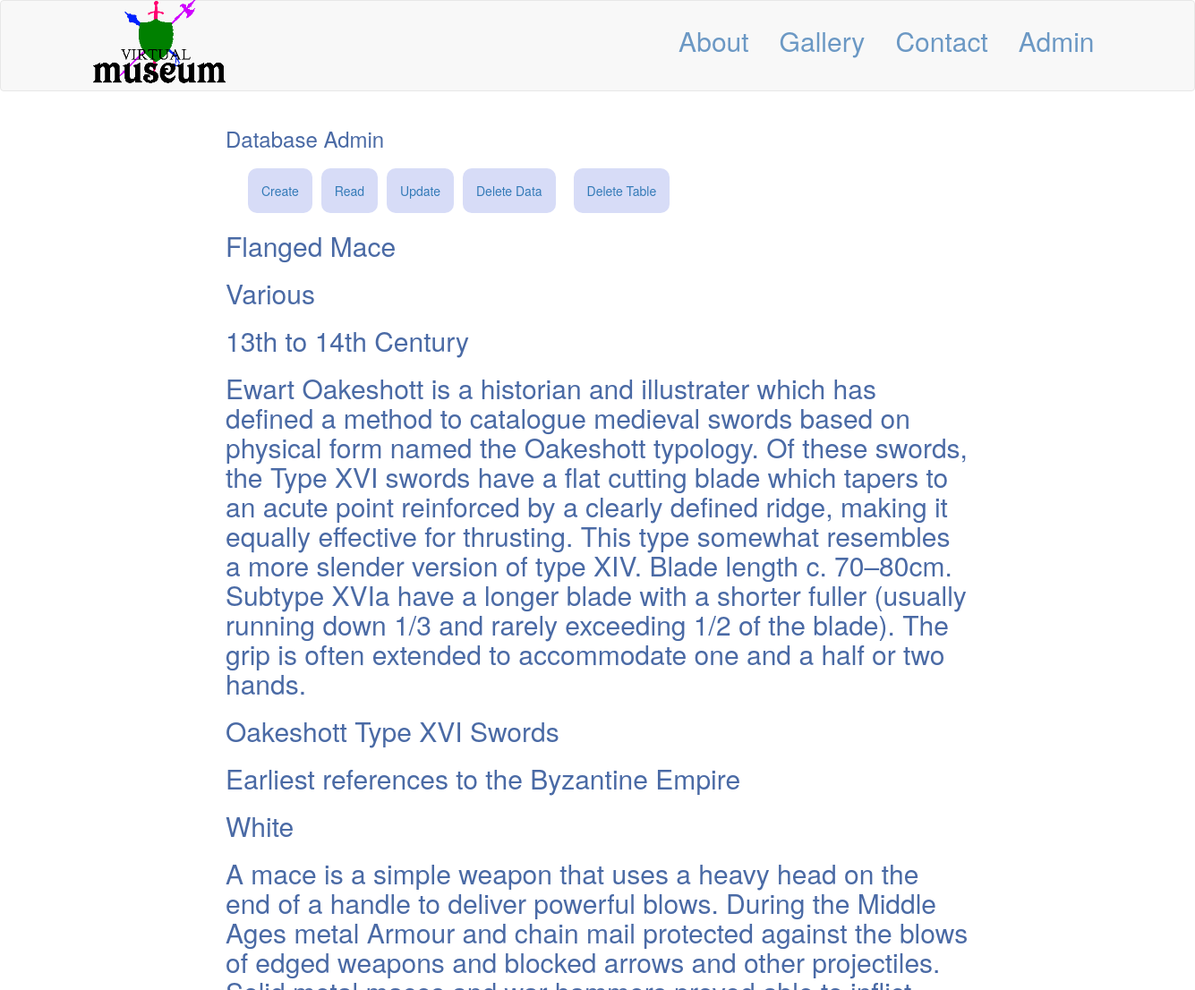
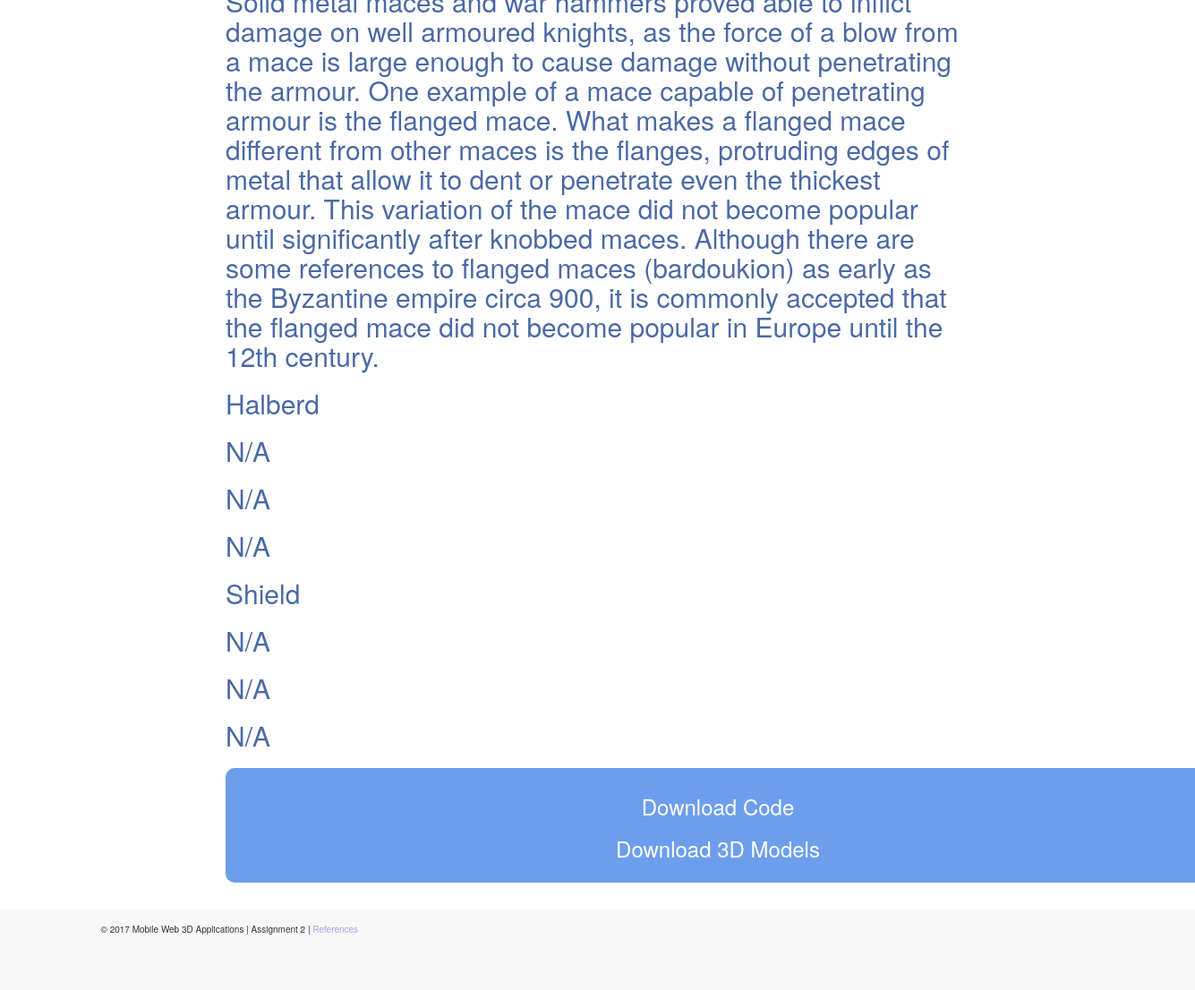
/index.php/dbGetData, run on the app's committed database (2 pictures, top to bottom).
### tables this page shows
CREATE TABLE Weapons(Id INTEGER NOT_NULL AUTO_INCREMENT PRIMARY KEY, Name TEXT, Origin TEXT, Date TEXT, Description TEXT);

### application/view/load.php (called while the page is built, shortened)
<?php
class Load {
	function view( $file_name, $data = null)
	{
		include $file_name. '.php';
	}
}
?>

### application/controller/controller.php (called while the page is built, shortened)
<?php
class Controller{
	public $load;
	public $model;
	function __construct($pageURI)
	{
		$this->load = new Load();
		$this->model = new Model();
		$this->$pageURI();
	}
	function dbGetData()
	{
		$data = $this->model->dbGetData();
		$this->load->view('admin', $data);
	}
}
?>

### application/mvc.php (called while the page is built)
<?php
require 'view/load.php';
require 'model/model.php';
require 'controller/controller.php';
$pageURI =$_SERVER['REQUEST_URI'];
$pageURI =substr($pageURI,strrpos($pageURI,'index.php')+10);
	if (!$pageURI)
		new Controller('home');
	else
		new Controller($pageURI);
?>

### index.php (called while the page is built, shortened)
<?php
require 'application/mvc.php';
?>

### application/model/model.php (called while the page is built, shortened)
<?php
class Model {
	public $dbhandle;
	public function __construct(){
		try {
			$this->dbhandle = new PDO('sqlite:./db/database.db','user','password',array(
			PDO::ATTR_ERRMODE => PDO::ERRMODE_EXCEPTION,
			PDO::ATTR_EMULATE_PREPARES => false,));
		}
		catch (PDOEXception $e){
			print new Exception($e->getMessage());
		}
	}
	public function dbGetData(){
		try {
			$sql = 'SELECT * FROM Weapons';
			$stmt = $this->dbhandle->query($sql);
			$result = null;
			$i = 0;
			while ($data = $stmt->fetch()){
				$result[$i]['name'] = $data['Name'];
				$result[$i]['origin'] = $data['Origin'];
				$result[$i]['date'] = $data['Date'];
				$result[$i]['description'] = $data['Description'];
				$i++;
			}
		} catch (PDOEXception $e) {
			print new Exception($e->getMessage());
		}
		$this->dbhandle = NULL;
		return $result;
	}
}
?>

### application/view/admin.php (the view, shortened to what this page needs)
<!DOCTYPE html>
<html lang ="en">
<head>
	<link href="../css/bootstrap.min.css" rel="stylesheet">
	<link href="../css/custom.css" rel="stylesheet">
	<link rel='stylesheet' type='text/css' href='../css/x3dom.css'></link>
</head>
<body id="homeBody">
	<div id="header" class="navbar navbar-default" role="navigation">
		<div class="container">
			<div class="logo">
				<a class="navbar-brand" href="../index.php">
					<img src="../assets/images/logoPH.png"></img>
				</a>
			</div>
			<div class="navbar-collapse colapse">
				<ul class="nav navbar-nav navbar-right">
					<li><a href="#">About</a></li>
					<li><a href="../index.php/gallery">Gallery</a></li>
					<li><a href="mailto:virtualhmuseum@gmail.com?Subject=Enquiry">Contact</a><li>
					<li><a href="#" class="active">Admin</a></li>
				</ul>
			</div>
		</div>
		</div>
	<div id="mainBody">
		<div class = "row" id="adminBtns">
			<h3> Database Admin</h3>
			<div class="navbar-collapse colapse">
				<ul class="nav navbar-nav ">
					<li><a href="../index.php/dbBuildTable">Create</a></li>
					<li><a href="../index.php/dbGetData">Read</a></li>
					<li><a href="../index.php/dbInsertData">Update</a></li>
					<li><a href="../index.php/dbDeleteData">Delete Data</a><li>
					<li><a href="../index.php/dbDeleteTable">Delete Table</a><li>
				</ul>
			</div>
		</div>
		<div class = "row">
			<div id="adminRead">
			<p>
				<?php
				if (is_array($data)){
					 for ($i=0; $i <count ($data); $i++) { ?>
				<tr>
					<td width="300" align="center"> <h2><?php echo $data[$i]['name'] ;?> </h2></td>
					<td width="300" align="center"> <h2><?php echo $data[$i]['origin']; ?> </h2></td>
					<td width="300" align="center"> <h2><?php echo $data[$i]['date'] ;?> </h2></td>
					<td width="300" align="center"> <h2><?php echo $data[$i]['description']; ?> </h2></td>
				</tr>
				<?php } } else {
					echo $data ;
				}
				?></p>
			</div>
		</div>
		<div class = "row">
			<div id="downloadLinks">
				<h3> <a href="./assets/part_2.zip" download> Download Code</a></h3>
				<h3> <a href ="./assets/models/models.zip" download> Download 3D Models</a></h3>
			</div>
		</div>
	</div>
	<div class = "footer" id="footer">
		<div class="container">
			<div class="navbar-text navbar-left">
				<p> &copy 2017 Mobile Web 3D Applications |
				Assignment 2 |
				<a href="../index.php/references">References</a>
				</p>
			</div>
		</div>
	</div>
</body>
</html>

### css/custom.css (style rules this page uses)
@media only screen and (min-width : 320px) { #mainBody { margin:auto; width: 70%; padding-right:5px; } }
@media only screen and (min-width : 320px) { h1, h2, h3, h4, h5, h6 { color: #4a6aa5; } }
@media only screen and (min-width : 320px) { #adminBtns li { background-color: #d7dcf7; border-radius:10px; margin-top:10px; margin-left:10px; } }
@media only screen and (min-width : 320px) { #downloadLinks { width:200px; margin-top: 5px; padding: 10px 10px 10px 10px; background-color:#6d9eed; text-align: center; vertical-align: middle; position: relative; border-radius:10px; } }
@media only screen and (min-width : 320px) { #adminRead { margin-top:10px; margin-bottom:10px; } }
@media only screen and (min-width : 320px) { #downloadLinks h3 a { color: white; } }
@media only screen and (min-width : 320px) { .navbar .container { min-height: 60px; } }
@media only screen and (min-width : 320px) { .navbar-default .navbar-brand img { margin-top:-10px; height: 40px; width:auto; } }
@media only screen and (min-width : 320px) { .navbar-default { background-color:#f8f8f8; } }
@media only screen and (min-width : 320px) { .navbar .nav > li > a { margin-left: 4px; font-size: 14px; } }
@media only screen and (min-width : 320px) { .navbar-default .navbar-nav > li > a { color: #6b98c4; } }
@media only screen and (min-width : 320px) { .footer { margin-top: 30px; background-color:#f8f8f8; height: 90px; } }
@media only screen and (min-width : 320px) { .footer p { font-size: 10px; } }
@media only screen and (min-width : 320px) { .footer a { color: #a7a3e0; } }
@media only screen and (min-width : 768px) { #mainBody { margin:auto; width: 50%; padding-left:5px; padding-right:5px; } }
@media only screen and (min-width : 768px) { #downloadLinks { margin-left:-50px; margin-top: 10px; padding-bottom: 15px; width:500px; } }
@media only screen and (min-width : 768px) { .navbar .container { min-height: 100px; } }
@media only screen and (min-width : 768px) { .navbar-default .navbar-brand img { height: 80px; width:auto; } }
@media only screen and (min-width : 768px) { .navbar .nav > li > a { margin-top:20px; font-size: 30px; } }
@media only screen and (min-width : 1024px) { #downloadLinks { margin-left:0px; } }
@media only screen and (min-width : 1200px) { #mainBody { margin:auto; width: 60%; padding:0px 0px 0px 0px; } }
@media only screen and (min-width : 1200px) { #downloadLinks { margin-top: 10px; padding-bottom: 15px; width:1100px; } }
@media only screen and (min-width : 1200px) { .navbar-default .navbar-brand img { margin-top:-20px; height: 100px; width:auto; } }

### data on the page
weapons: Name "Flanged Mace", Origin "Various", Date "13th to 14th Century", Description "Ewart Oakeshott is a historian and illustrater which has defined a method to catalogue medieval swords based on physical form named the Oakeshott typology. Of these swords, the Type XVI swords have a flat cutting blade which tapers to an acute point reinforced by a clearly defined ridge, making it equally effective for thrusting. This type somewhat resembles a more slender version of type XIV. Blade length c. 70–80cm. Subtype XVIa have a longer blade with a shorter fuller (usually running down 1/3 and rarely exceeding 1/2 of the blade). The grip is often extended to accommodate one and a half or two hands.", Name "Oakeshott Type XVI Swords", Origin "Earliest references to the Byzantine Empire", Date "White", Description "A mace is a simple weapon that uses a heavy head on the end of a handle to deliver powerful blows. During the Middle Ages metal Armour and chain mail protected against the blows of edged weapons and blocked arrows and other projectiles. Solid metal maces and war hammers proved able to inflict damage on well armoured knights, as the force of a blow from a mace is large enough to cause damage without penetrating the armour. One example of a mace capable of penetrating armour is the flanged mace. What makes a flanged mace different from other maces is the flanges, protruding edges of metal that allow it to dent or penetrate even the thickest armour. This variation of the mace did not become…", Name "Halberd", Origin "N/A", Date "N/A", Description "N/A", Name "Shield"
